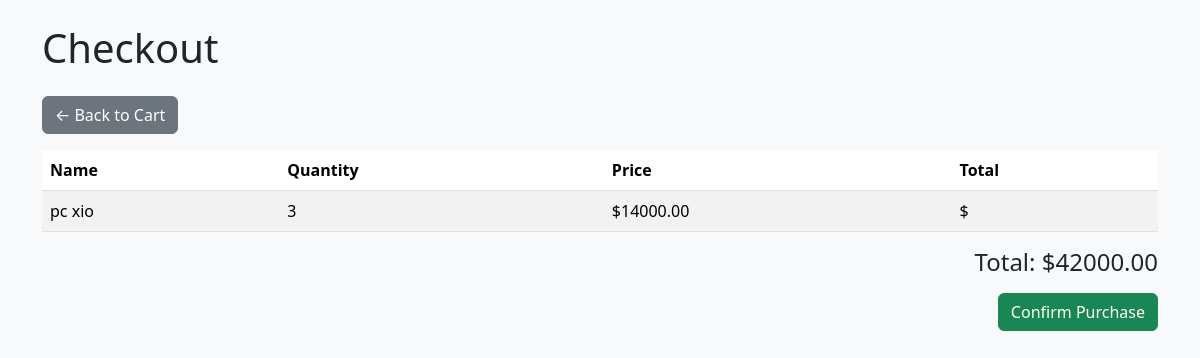
Screenshot of /checkout/ (signed in) with the database file from the repository.
### inventory/models.py (models this page shows, shortened)
class CartItem(models.Model):
    cart = models.ForeignKey(Cart, on_delete=models.CASCADE, related_name='items')
    item = models.ForeignKey(Item, on_delete=models.CASCADE)
    quantity = models.PositiveIntegerField(default=1) #type: ignore

class Item(models.Model):
    name = models.CharField(max_length=100)
    description = models.TextField(blank=True)
    quantity = models.PositiveIntegerField()
    price = models.DecimalField(max_digits=10, decimal_places=2)
    date_added = models.DateTimeField(auto_now_add=True)
    category = models.ForeignKey(Category, on_delete=models.CASCADE, null=True, blank=True)
    image = models.ImageField(upload_to='item_images/', null=True, blank=True)

### inventory/views.py (the view, shortened to what this page needs)
# urls.py: path('checkout/', views.checkout, name='checkout'),
@login_required
def checkout(request):
    user = request.user
    try:
        cart = Cart.objects.get(user=user)  # type: ignore[attr-defined]
        cart_items = cart.items.select_related('item')
    except Cart.DoesNotExist: # type: ignore[attr-defined]
        cart_items = []
    cart_total = sum(item.quantity * item.item.price for item in cart_items)
    return render(request, 'inventory/checkout.html', {
        'cart_items': cart_items,
        'cart_total': cart_total,
    })

### inventory/templates/inventory/checkout.html (shortened to what this page needs)
<!DOCTYPE html>
<html>
<head>
    <link href="https://cdn.jsdelivr.net/npm/bootstrap@5.3.2/dist/css/bootstrap.min.css" rel="stylesheet">
</head>
<body class="bg-light">
    <div class="container py-4">
        <h1 class="mb-4">Checkout</h1>
        <a href="{% url 'cart_view' %}" class="btn btn-secondary mb-3">← Back to Cart</a>
        {% if cart_items %}
            <form method="post">
                <table class="table table-striped">
                    <thead>
                        <tr>
                            <th>Name</th>
                            <th>Quantity</th>
                            <th>Price</th>
                            <th>Total</th>
                        </tr>
                    </thead>
                    <tbody>
                        {% for cart_item in cart_items %}
                        <tr>
                            <td>{{ cart_item.item.name }}</td>
                            <td>{{ cart_item.quantity }}</td>
                            <td>${{ cart_item.item.price }}</td>
                            <td>${{ cart_item.quantity|floatformat:2|add:0|floatformat:2|add:cart_item.item.price|floatformat:2 }}</td>
                        </tr>
                        {% endfor %}
                    </tbody>
                </table>
                <div class="text-end">
                    <h4>Total: ${{ cart_total|floatformat:2 }}</h4>
                    <button type="submit" class="btn btn-success mt-2">Confirm Purchase</button>
                </div>
            </form>
        {% else %}
            <div class="alert alert-info">Your cart is empty.</div>
        {% endif %}
    </div>
</body>
</html>

### rows the page displays
CartItem: item.name "pc xio", quantity "3", item.price "14000.00"

### other values shown
{{ cart_total|floatformat:2 }} "42000.00"
